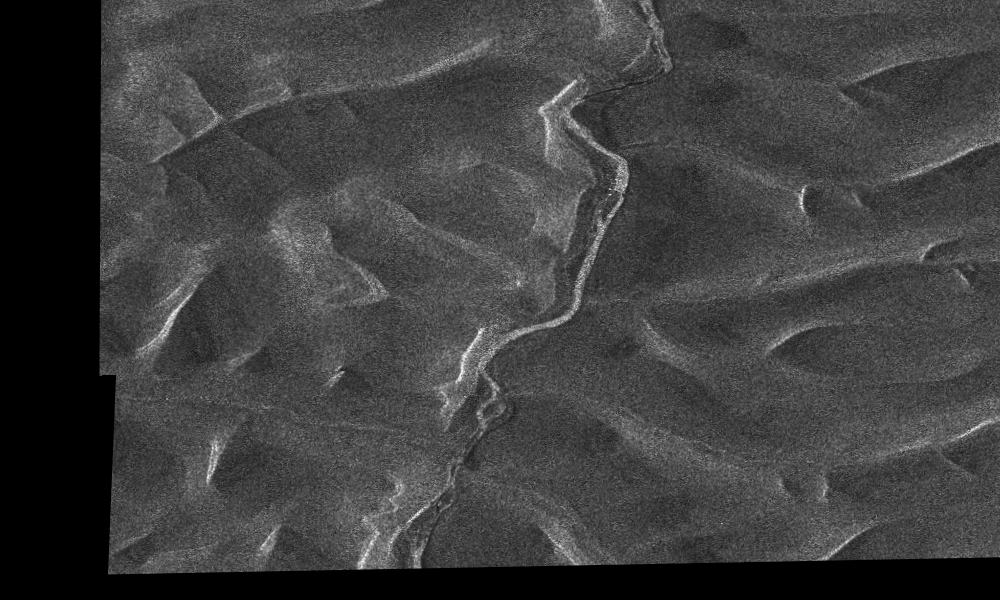
%> input picture register_picture/register_sar8.png, 1000 x 600 px
$ octave merge_data3_sar.m   (GNU Octave 9; MATLAB toolbox functions it lacks are replaced by stand-ins)
%> lines starting %> are read from the running program, lines starting %| are printed output that depends on the picture
% [16 lines of commented-out code are left out]
q=[];
% [93 lines of commented-out code are left out]
I=imread('.\register_picture\register_sar8.png');
%> I is the input picture: size 600x1000 uint8; min 0, max 250, mean 63.1
I2=I(1:552,120:1000);
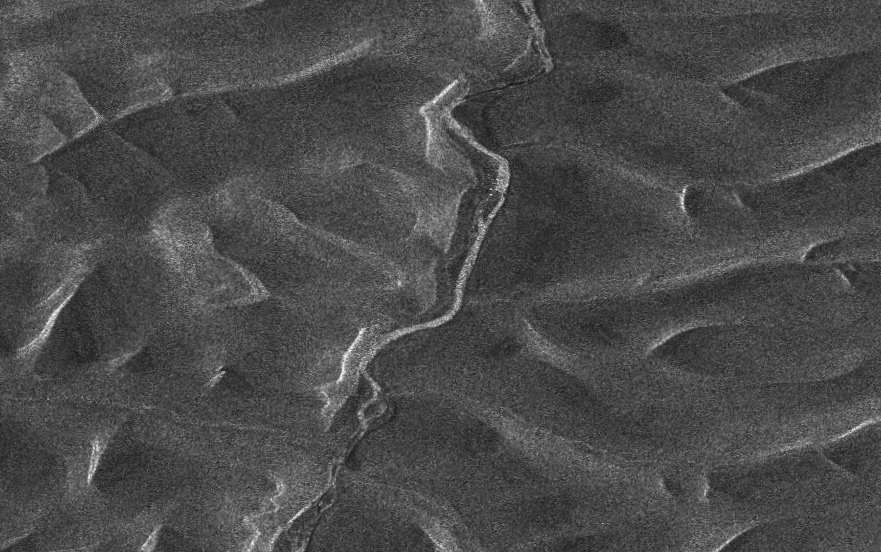
%> I2: size 552x881 uint8; min 18, max 250, mean 74.8
L=size(I2);
%> L = [552 881]
%   figure,
%   imshow(I2)
height=8;
width=8;
max_row=floor(L(1)/height);
%> max_row = 69
max_col=floor(L(2)/width);
%> max_col = 110
 for row=1:max_row
     for col=1:max_col
      I3=I2((row-1)*8+1:row*8,(col-1)*8+1:col*8);
      I4=reshape(I3,64,1);
      I5=double(I4)/255;
      q=[q,I5];
     end
 end
 I=imread('.\register_picture\register_sar9.png');
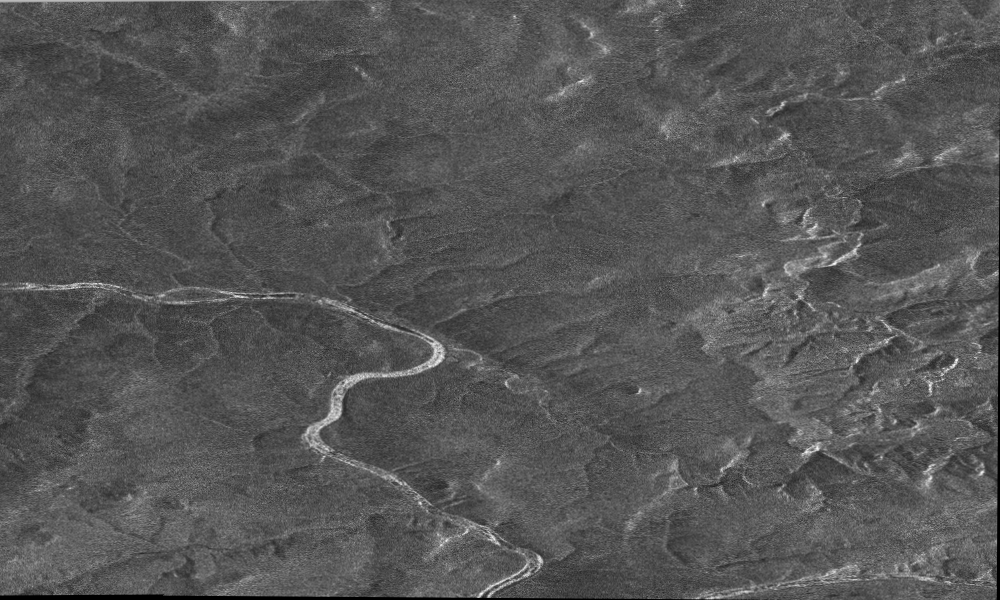
%> input picture register_picture/register_sar9.png, 1000 x 600 px
%> I is the input picture: size 600x1000 uint8; min 0, max 251, mean 85.2
I2=I(1:592,4:995);
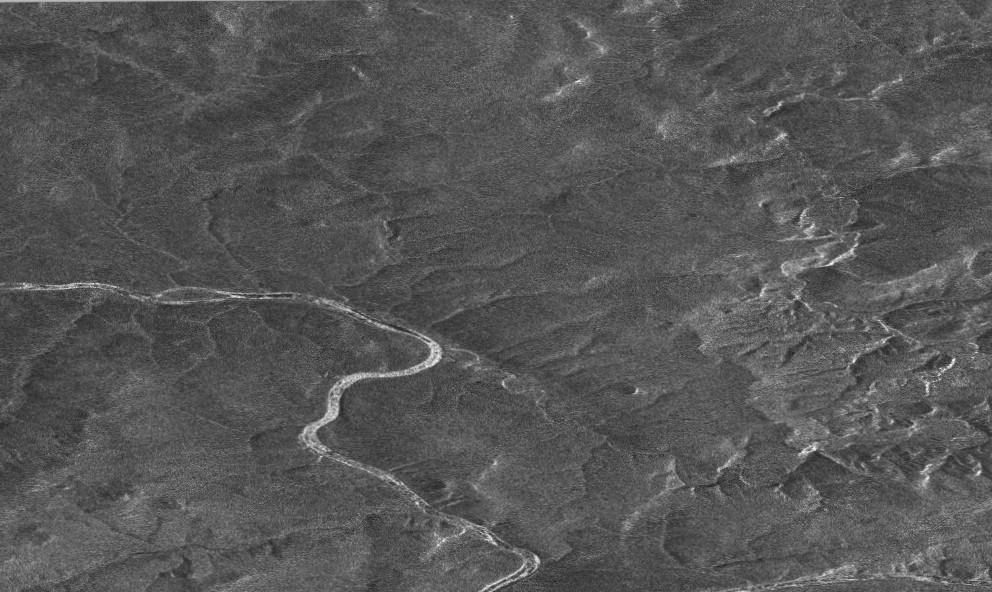
%> I2: size 592x992 uint8; min 32, max 251, mean 85.6
L=size(I2);
%> L = [592 992]
%   figure,
%   imshow(I2)
height=8;
width=8;
max_row=floor(L(1)/height);
%> max_row = 74
max_col=floor(L(2)/width);
%> max_col = 124
%> (the run ends here)
